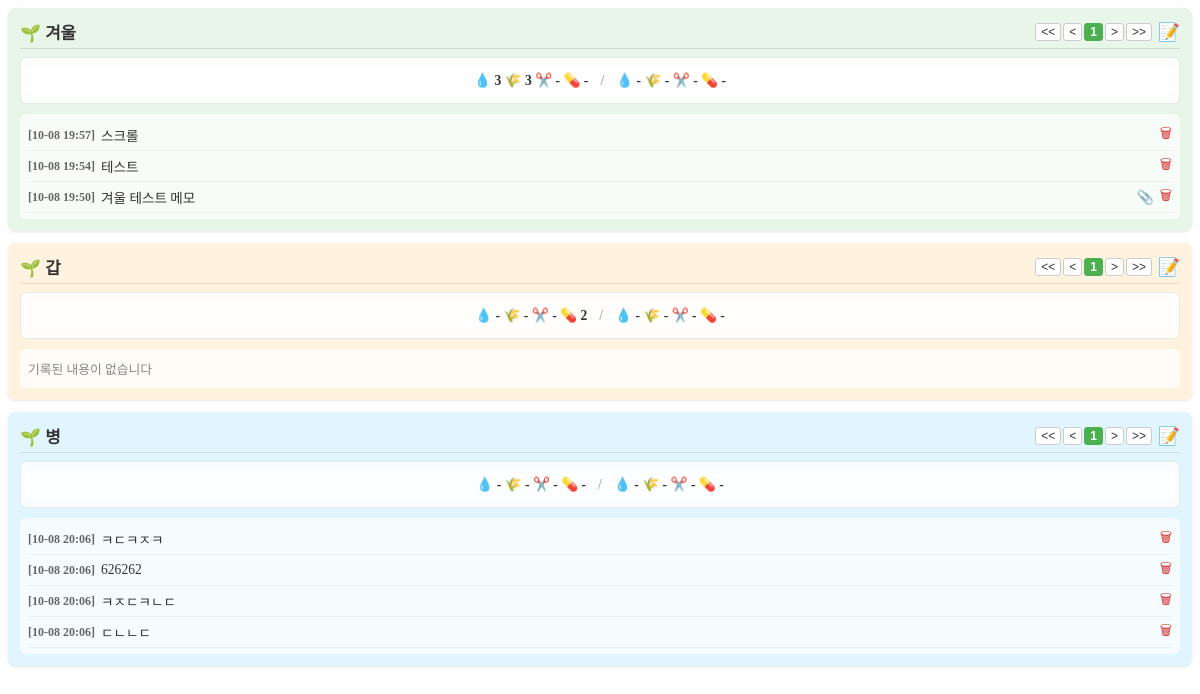
The app's page /farmmng.php, older data.
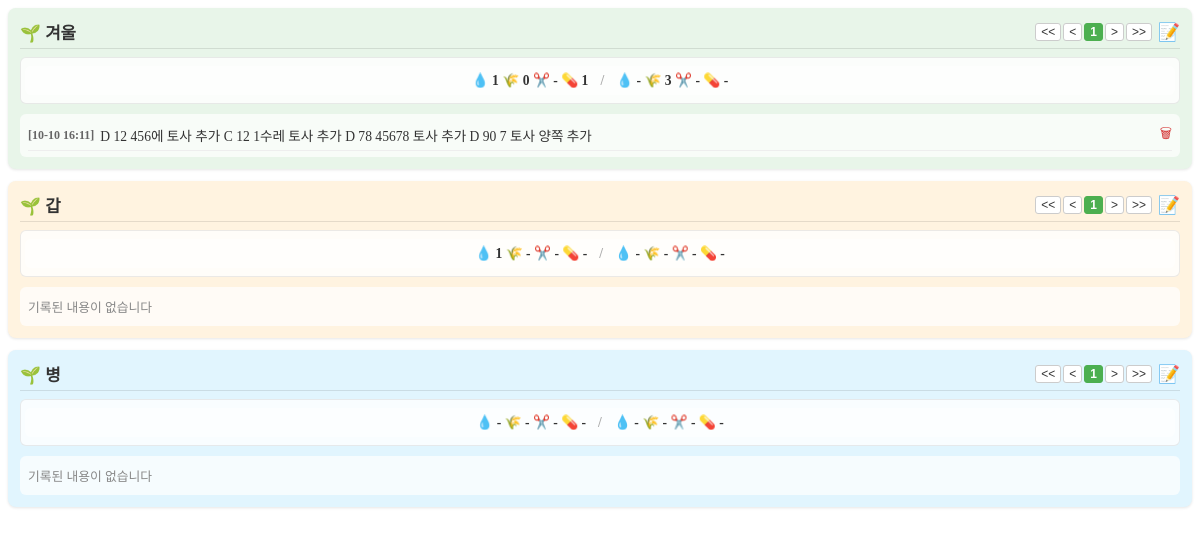
The same page, newer data.
### tables this page shows
CREATE TABLE `farms` (
  `farm_id` int(11) NOT NULL AUTO_INCREMENT COMMENT '밭ID',
  `farm_name` varchar(100) NOT NULL COMMENT '밭이름',
  `row_count` int(11) NOT NULL DEFAULT 0 COMMENT '행갯수',
  `col_count` int(11) NOT NULL DEFAULT 0 COMMENT '열갯수',
  `farm_type` enum('노지','하우스') NOT NULL DEFAULT '노지' COMMENT '유형(노지,하우스)',
  `created_at` datetime DEFAULT current_timestamp() COMMENT '등록일시',
  `use_yn` char(1) NOT NULL DEFAULT 'Y' COMMENT '사용 여부',
  `sort_order` int(11) NOT NULL DEFAULT 0 COMMENT '정렬순서',
  PRIMARY KEY (`farm_id`)
);

CREATE TABLE `memoT` (
  `group_id` varchar(50) NOT NULL COMMENT '그룹 ID (문자형)',
  `id` int(11) NOT NULL AUTO_INCREMENT COMMENT '고유 식별자 ID',
  `reg_date` datetime DEFAULT current_timestamp() COMMENT '날짜 (기본값: 현재 시간)',
  `content` text DEFAULT NULL COMMENT '내용',
  `att_grp_id` bigint(20) DEFAULT NULL COMMENT '첨부파일 그룹 ID',
  PRIMARY KEY (`id`)
);

### farmmng.php (the view, shortened to what the changed rows need)
<?php
require_once __DIR__ . '/db_connect.php';
$attachment_table = $attachment_table ?? 'attachment';
function getFarmsList($pdo) {
    try {
        $stmt = $pdo->query("SELECT farm_id, farm_name, row_count, col_count, farm_type FROM farms WHERE use_yn = 'Y' ORDER BY sort_order ASC");
        return $stmt->fetchAll(PDO::FETCH_ASSOC);
    } catch (PDOException $e) { return []; }
}
function getFarmTaskStats($pdo, $farmId) {
	$sql = "
		SELECT
			farm_id,
			task_id,
			last_work_date,
			last_elapsed_days,
			first_work_date,
			CASE
				WHEN first_elapsed_days <= last_elapsed_days THEN '-'
				ELSE first_elapsed_days
			END AS first_elapsed_days
		FROM (
			SELECT
				farm_id,
				grouped_task_id AS task_id,
				MAX(work_date) AS last_work_date,
				DATEDIFF(CURDATE(), MAX(work_date)) AS last_elapsed_days,
				MIN(work_date) AS first_work_date,
				DATEDIFF(CURDATE(), MIN(work_date)) AS first_elapsed_days
			FROM (
				SELECT
					id,
					farm_id,
					row_num,
					col_num,
					task_id,
					CASE
						WHEN task_id BETWEEN '40' AND '46' THEN '40'
						WHEN task_id BETWEEN '70' AND '72' THEN '70'
						ELSE task_id
					END AS grouped_task_id,
					work_date,
					check_status,
					created_at,
					task_type,
					ROW_NUMBER() OVER (
						PARTITION BY
							farm_id,
							row_num,
							col_num,
							task_id
						ORDER BY
							created_at DESC,
							id DESC
					) AS rn
				FROM ridge_records
				WHERE farm_id = :farm_id
				  and check_status = 'Y'
			) r
			WHERE r.rn = 1
			GROUP BY
				farm_id,
				grouped_task_id
		) t
		ORDER BY
			farm_id,
			CAST(task_id AS UNSIGNED);
    ";
    try {
        $stmt = $pdo->prepare($sql);
        $stmt->execute([':farm_id' => $farmId]);
        return $stmt->fetchAll(PDO::FETCH_ASSOC);
    } catch (PDOException $e) {
        return [];
    }
}
function getFarmMemosPaged($pdo, $groupId, $page = 1, $limit = 5) {
    global $attachment_table;
    try {
        $groupIdStr = (string)$groupId;
        $stmtCount = $pdo->prepare("SELECT COUNT(*) FROM memoT WHERE group_id = :group_id");
        $stmtCount->bindValue(':group_id', $groupIdStr, PDO::PARAM_STR);
        $stmtCount->execute();
        $totalCount = (int)$stmtCount->fetchColumn();
        $totalPages = max(1, (int)ceil($totalCount / $limit));
        $offset = ($page - 1) * $limit;
        $stmt = $pdo->prepare("
            SELECT m.id, m.reg_date, m.content,
                (SELECT COUNT(*) FROM {$attachment_table} a WHERE a.att_grp_id = m.id AND a.status = 'ACTIVE') AS file_count
            FROM memoT m
            WHERE m.group_id = :group_id
            ORDER BY m.id DESC
            LIMIT :limit OFFSET :offset
        ");
        $stmt->bindValue(':group_id', $groupIdStr, PDO::PARAM_STR);
        $stmt->bindValue(':limit', $limit, PDO::PARAM_INT);
        $stmt->bindValue(':offset', $offset, PDO::PARAM_INT);
        $stmt->execute();
        $memos = $stmt->fetchAll(PDO::FETCH_ASSOC);
        return ['memos' => $memos, 'page' => $page, 'totalPages' => $totalPages, 'totalCount' => $totalCount];
    } catch (PDOException $e) {
        return ['memos' => [], 'page' => 1, 'totalPages' => 1, 'totalCount' => 0];
    }
}
$farms = getFarmsList($pdo);
$bgPalette = ['#e8f5e9', '#fff3e0', '#e1f5fe', '#f3e5f5', '#fffde7', '#fbe9e7'];
function renderPaginationHTML($farmParam, $page, $totalPages) {
    $blockSize = 5;
    $currentBlock = (int)ceil($page / $blockSize);
    $startPage = ($currentBlock - 1) * $blockSize + 1;
    $endPage = min($startPage + $blockSize - 1, $totalPages);
    $prevPage = max(1, $page - 1);
    $nextPage = min($totalPages, $page + 1);
    $disabledFirst = ($page <= 1) ? 'disabled' : '';
    $disabledPrev = ($page <= 1) ? 'disabled' : '';
    $disabledNext = ($page >= $totalPages) ? 'disabled' : '';
    $disabledLast = ($page >= $totalPages) ? 'disabled' : '';
    $html = '<div class="farm-pagination">';
    $html .= '<button onclick="changeFarmPage(\''.$farmParam.'\', 1)" '.$disabledFirst.'>&lt;&lt;</button>';
    $html .= '<button onclick="changeFarmPage(\''.$farmParam.'\', '.$prevPage.')" '.$disabledPrev.'>&lt;</button>';
    for ($i = $startPage; $i <= $endPage; $i++) {
        $activeClass = ($i == $page) ? 'active' : '';
        $html .= '<button onclick="changeFarmPage(\''.$farmParam.'\', '.$i.')" class="'.$activeClass.'">'.$i.'</button>';
    }
    $html .= '<button onclick="changeFarmPage(\''.$farmParam.'\', '.$nextPage.')" '.$disabledNext.'>&gt;</button>';
    $html .= '<button onclick="changeFarmPage(\''.$farmParam.'\', '.$totalPages.')" '.$disabledLast.'>&gt;&gt;</button>';
    $html .= '</div>';
    return $html;
}
function renderFarmBox($title, $icon, $groupId, $bgColor, $memoData, $farmParam, $taskStats) {
    $memos = $memoData['memos'];
    $page = $memoData['page'];
    $totalPages = $memoData['totalPages'];
    $tasks = [
        '10' => ['last' => '-', 'first' => '-'],
        '30' => ['last' => '-', 'first' => '-'],
        '40' => ['last' => '-', 'first' => '-'],
        '20' => ['last' => '-', 'first' => '-']
    ];
    if (!empty($taskStats)) {
        foreach ($taskStats as $t) {
            $tId = (string)$t['task_id'];
            if (isset($tasks[$tId])) {
                $tasks[$tId]['last'] = $t['last_elapsed_days'] !== null ? $t['last_elapsed_days'] : '-';
                $tasks[$tId]['first'] = $t['first_elapsed_days'] !== null ? $t['first_elapsed_days'] : '-';
            }
        }
    }
    ?>
    <div class="farm-box" style="background-color: <?php echo $bgColor; ?>;">
        <div class="farm-title">
            <span><?php echo $icon . ' ' . htmlspecialchars($title); ?></span>
            <div class="farm-title-right">
                <?php echo renderPaginationHTML($farmParam, $page, $totalPages); ?>
                <span class="btn-memo-icon" title="새 메모 작성" onclick="openMemoWriteModal('<?php echo htmlspecialchars($groupId, ENT_QUOTES, 'UTF-8'); ?>', '<?php echo htmlspecialchars($title, ENT_QUOTES, 'UTF-8'); ?>')">📝</span>
            </div>
        </div>
        <div class="top-farm-wrapper">
            <div class="status-dashboard" onclick="goToFarmDetail('<?php echo htmlspecialchars($groupId); ?>')">
                <div class="task-summary-line" title="최근 경과일 / 최대 경과일">
                    💧 <?php echo $tasks['10']['last']; ?>
                    🌾 <?php echo $tasks['20']['last']; ?>
                    ✂️ <?php echo $tasks['30']['last']; ?>
                    💊 <?php echo $tasks['40']['last']; ?>
                    <span class="stat-divider">/</span>
                    💧 <?php echo $tasks['10']['first']; ?>
                    🌾 <?php echo $tasks['20']['first']; ?>
                    ✂️ <?php echo $tasks['30']['first']; ?>
                    💊 <?php echo $tasks['40']['first']; ?>
                </div>
            </div>
            <div class="memo-section">
                <?php if (empty($memos)): ?>
                    <p style="color: #888; font-size: 0.8rem; margin: 4px 0;">기록된 내용이 없습니다</p>
                <?php else: ?>
                    <ul class="memo-list-mini">
                        <?php foreach ($memos as $m): ?>
                            <?php $formattedDate = date('m-d H:i', strtotime($m['reg_date'])); ?>
                            <li class="memo-item-mini"
                                data-memo-item="true"
                                data-id="<?php echo (int)$m['id']; ?>"
                                data-group-id="<?php echo htmlspecialchars($groupId, ENT_QUOTES, 'UTF-8'); ?>"
                                data-display-group-id="<?php echo htmlspecialchars($title, ENT_QUOTES, 'UTF-8'); ?>"
                                data-date="<?php echo htmlspecialchars($formattedDate, ENT_QUOTES, 'UTF-8'); ?>"
                                data-content="<?php echo htmlspecialchars($m['content'], ENT_QUOTES, 'UTF-8'); ?>"
                                data-files="<?php echo htmlspecialchars(json_encode($m['attachments'] ?? [], JSON_UNESCAPED_UNICODE), ENT_QUOTES, 'UTF-8'); ?>"
                                onclick="openModalFromElem(this)">
                                <span class="memo-date-mini">[<?php echo htmlspecialchars($formattedDate); ?>]</span>
                                <span class="memo-text-mini"><?php echo htmlspecialchars($m['content']); ?></span>
                                <?php if ((int)($m['file_count'] ?? 0) > 0): ?>
                                    <span class="icon-clip" title="첨부파일">📎</span>
                                <?php endif; ?>
                                <span class="btn-memo-delete" title="삭제" onclick="event.stopPropagation(); deleteFarmMemo(<?php echo $m['id']; ?>)">🗑</span>
                            </li>
                        <?php endforeach; ?>
                    </ul>
                <?php endif; ?>
            </div>
        </div>
    </div>
    <?php
}
?>
<div class="farm-container">
    <?php if (empty($farms)): ?>
        <div style="text-align: center; padding: 20px; color: #666;">등록된 밭 정보가 없습니다.</div>
    <?php else: ?>
        <?php foreach ($farms as $index => $farm): ?>
            <?php
                $farmId = $farm['farm_id'];
                $farmName = $farm['farm_name'];
                $farmType = $farm['farm_type'] ?? '노지';
                $icon = ($farmType === '하우스') ? '🏠' : '🌱';
                $bgColor = $bgPalette[$index % count($bgPalette)];
                $farmParam = 'p_' . $farmId;
                $currentPage = max(1, (int)($_GET[$farmParam] ?? 1));
                $taskStats = getFarmTaskStats($pdo, $farmId);
                $memoData = getFarmMemosPaged($pdo, $farmId, $currentPage, 5);
                renderFarmBox($farmName, $icon, $farmId, $bgColor, $memoData, $farmParam, $taskStats);
            ?>
        <?php endforeach; ?>
    <?php endif; ?>
</div>

Row changes from the older to the newer data that the page shows:
removed memot: reg_date "10-08 19:57", content "스크롤", shown under farms "겨울"
removed memot: reg_date "10-08 19:54", content "테스트", shown under farms "겨울"
removed memot: reg_date "10-08 19:50", content "겨울 테스트 메모", shown under farms "겨울"
removed memot: reg_date "10-08 20:06", content "ㅋㄷㅋㅈㅋ", shown under farms (number 3 of 3 on the later page)
removed memot: reg_date "10-08 20:06", content "626262", shown under farms (number 3 of 3 on the later page)
removed memot: reg_date "10-08 20:06", content "ㅋㅈㄷㅋㄴㄷ", shown under farms (number 3 of 3 on the later page)
removed memot: reg_date "10-08 20:06", content "ㄷㄴㄴㄷ", shown under farms (number 3 of 3 on the later page)
computed for farms "겨울": last "3" → "1"; last "3" → "0"; last "-" → "1"; first "-" → "3"
added memot: reg_date "10-10 16:11", content "D 12 456에 토사 추가 C 12 1수레 토사 추가 D 78 45678 토사 추가 D 90 7 토사 양쪽 추가", shown under farms "겨울"
computed for farms (number 2 of 3 on the later page): last "-" → "1"; last "2" → "-"
shown differently, row unchanged: farms (number 3 of 3 on the later page): now shows "기록된 내용이 없습니다"
